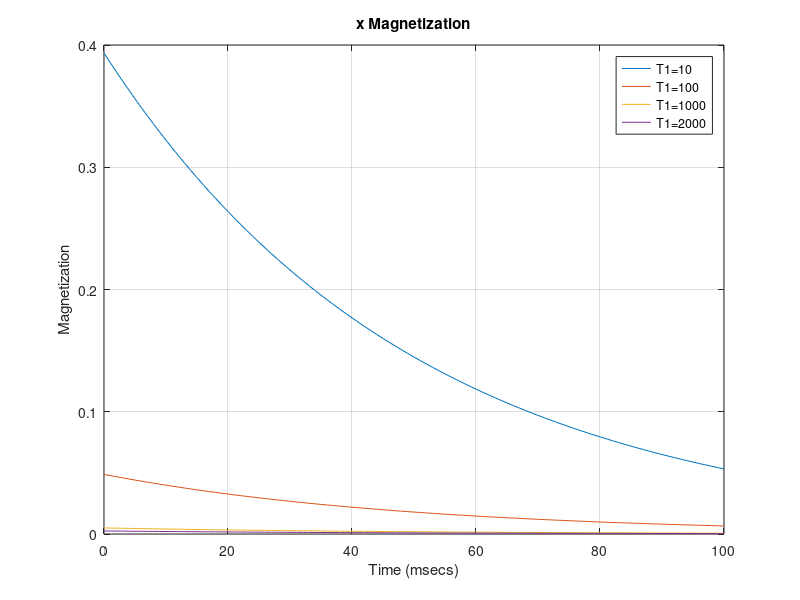

Source code (MATLAB):
%{

This program plots the
x magnetization of saturation recovery.

%}

% get TR value
prompt1 = 'What TR?';
TR = input(prompt1);

%constants
Mo = 1;
T2 = 50;
t = 0:1:100;

figure()

%equations with each T1 value
M1 = Mo .* (1-exp(-TR/10)) .* exp(-t/T2);
M2 = Mo .* (1-exp(-TR/100)) .* exp(-t/T2);
M3 = Mo .* (1-exp(-TR/1000)) .* exp(-t/T2);
M4 = Mo .* (1-exp(-TR/2000)) .* exp(-t/T2);

%plot each equation on graph
plot(t, M1 );
hold on 
plot(t, M2);
plot( t, M3);
plot(t, M4);
hold off

%label graph
grid on
ylabel('Magnetization');
xlabel('Time (msecs)');
title('x Magnetization');
legend('T1=10','T1=100', 'T1=1000', 'T1=2000')



          